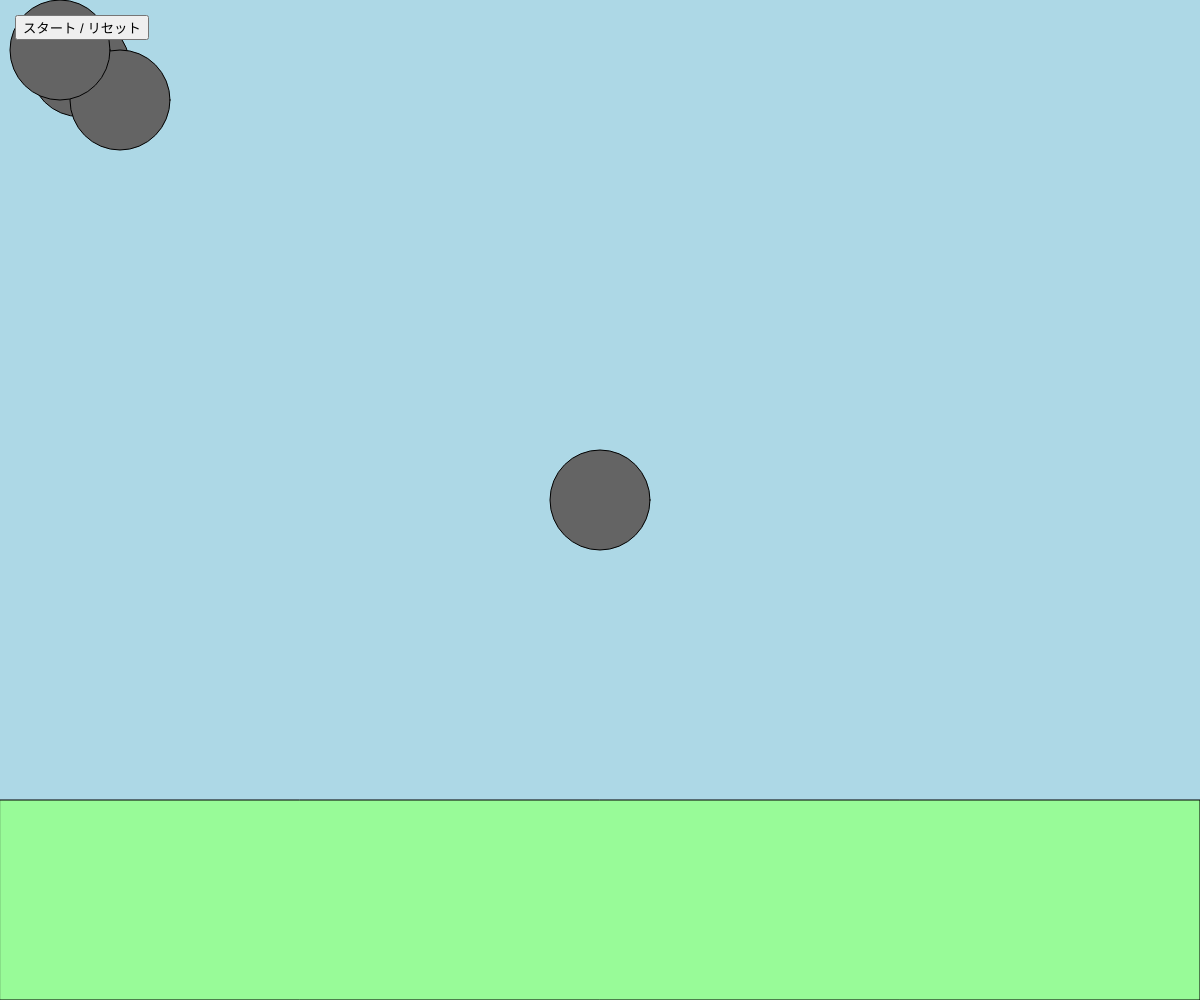
Frame 1 (no input)
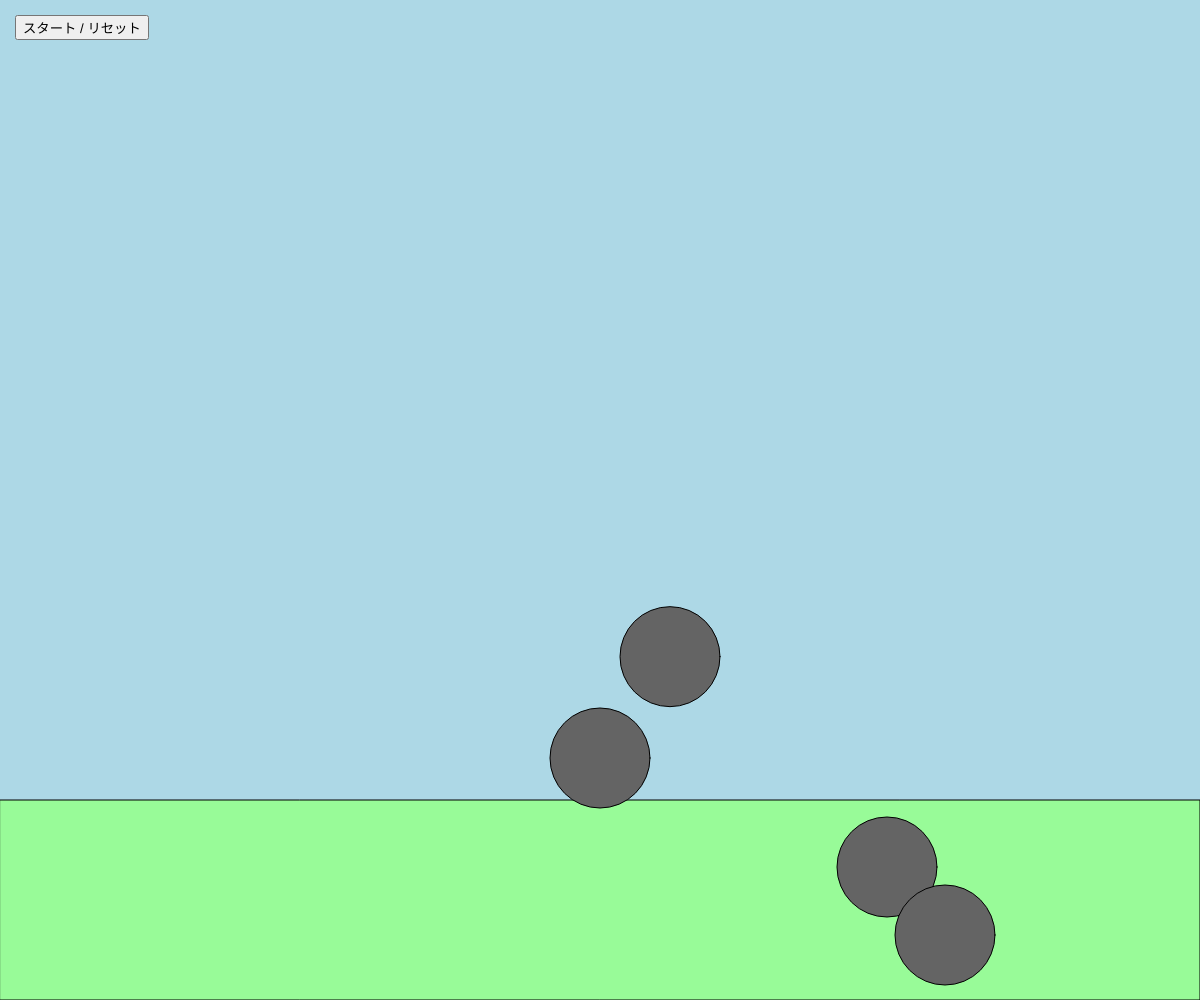
Frame 60 (no input)
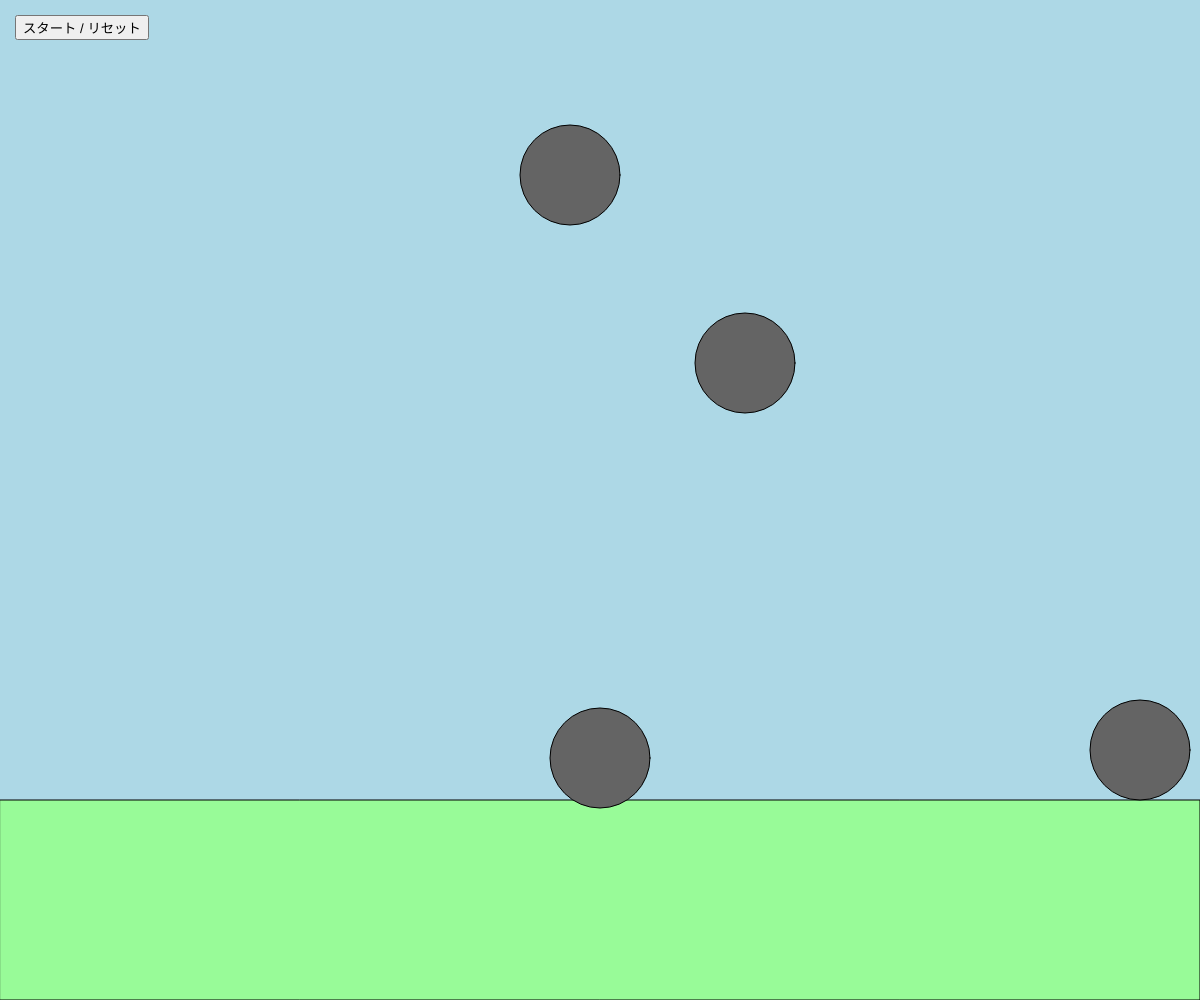
Frame 120 (the mouse pressed at the canvas centre since frame 60)

The p5.js sketch that drew these frames (run headless with seeded random() and noise() and a simulated clock; from frame 60 on, the mouse is pressed at the canvas centre):

// p5.js sketch
// ── sketch.js
// 最終課題を制作しよう

// キャラクター
let x, y; 
let vx, vy; 
const g = 1; 

// 障害物 1
let a, b;
let va, vb;

// 障害物 2
let c, d;
let vc, vd;

// 障害物 3
let e, f;
let ve, vf;

// ゲーム設定
let gameStarted = false;  
let gameOver = false;     


function setup(){
  createCanvas(windowWidth, windowHeight);

 // キャラクター
 x = width / 2;
 y = height / 2;
 vx = 0;
 vy = 0;

 // 障害物 1
 a = height / 15;
 b = height / 15;
 va = 10;
 vb = 10;

 // 障害物 2
 c = width / 10;
 d = width / 10;
 vc = 13;
 vd = 13;

 // 障害物 3
 e = width / 20;
 f = height / 20;
 ve = 15;
 vf = 15;

 // 初期位置
  resetGame();

 // スタートとリセットボタンをつくる
 startButton = createButton('スタート / リセット');
 startButton.position(15, 15); 
 startButton.mousePressed(resetGame); 
}

 // キャンパスをウィンドウの大きさに合わせる
function windowResized(){
  resizeCanvas(windowWidth, windowHeight);
}


function draw(){
  background(173, 216, 230);
  const size = height * 0.1;
  const groundY = height * 0.8;
 
  // 地面
  fill(152, 251, 152);
  rect(0, groundY, width, height - groundY);

  // キャラクター
  if(keyIsDown(LEFT_ARROW)){ x -= 10; }
  if(keyIsDown(RIGHT_ARROW)){ x += 10; }
  if(keyIsDown("A".charCodeAt(0))){ 
   if(keyIsDown(LEFT_ARROW)){ x -= 12; }
   if(keyIsDown(RIGHT_ARROW)){ x += 12; }
  }
  if(y > groundY - 62 && keyIsDown(" ".charCodeAt(0))){ 
   vy = -50
  }
  vx = constrain(vx, -20, 20);
  vy = constrain(vy, -20, 20);
  y = constrain(y, 0, groundY - 62 );
  x += vx;
  y += vy;
  vy += g;
    
  fill(100);
  ellipse(x, y, size, size);

  // 障害物 1
  ellipse(a, b, size);
  
  a += va;
  b += vb;
  
  if(a < 0 || a > width){ va = -1 * va; }
  if(b < 0 || b > height){ vb = -1 * vb; }
  
  a = constrain(a, 0, width);
  b = constrain(b, 0, height);

  // 障害物 2
  ellipse(c, d, size);
  
  c += vc;
  d += vd; 
  
  if(c < 0 || c > width){ vc = -1 * vc; }
  if(d < 0 || d > height){ vd = -1 * vd; }
  
  c = constrain(c, 0, width);
  d = constrain(d, 0, height);

  // 障害物 3
  ellipse(e, f, size);
  
  e += ve;
  f += vf;
 
  if(e < 0 || e > width){ ve = -1 * ve; }
  if(f < 0 || f > height){ vf = -1 * vf; }
  
  e = constrain(e, 0, width);
  f = constrain(f, 0, height);

  // 衝突すればゲーム終了
  if (gameStarted && !gameOver) {
    if (
     hit(x, y, height*0.1, a, b, height*0.1) ||
     hit(x, y, height*0.1, c, d, height*0.1) ||
     hit(x, y, height*0.1, e, f, height*0.1)
    )
    {gameOver = true;
      noLoop();  
    }
  }

  // 衝突したら、黄色になり大きくなる
  if (gameOver){
   fill(255,255,0);
   ellipse(x, y, height*0.2, height*0.2);
  }

  // 衝突したら、ゲームオーバーの文字を出すS
  if (gameOver) {
   textSize(50);
   textAlign(CENTER, CENTER);
   fill(255, 255, 0);
   text("ゲームオーバー", width/2, height/2);
  }
}


// 衝突判定
function hit(x1, y1, r1, x2, y2, r2) {
  return dist(x1, y1, x2, y2) < (r1/2 + r2/2);
}

// ゲームをリセット
function resetGame() {
  x = width / 2;
  y = height / 2;
  vx = 0;
  vy = 0;
  a = width / 15; b = height / 15; va = 10; vb = 10;
  c = width / 10; d = height / 10; vc = 13; vd = 13;
  e = width / 20; f = height / 20; ve = 15; vf = 15;
  gameStarted = true;
  gameOver = false;
  loop();
}
